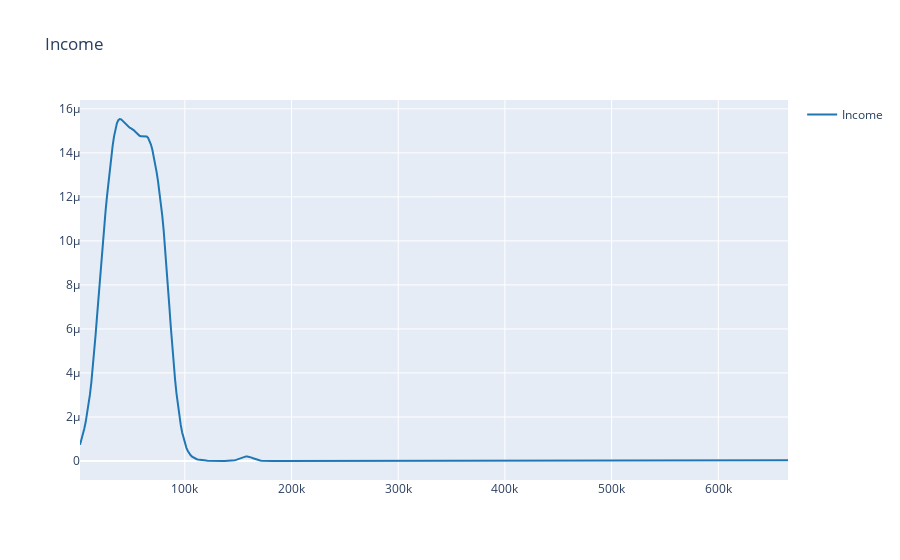

Write notebook code for a chart like this one.
### Code cell
fig = ff.create_distplot(
    hist_data=[data["Income"]],
    group_labels=["Income"],
    show_hist=False,
    curve_type="kde",
    show_rug=False,
)
fig.update_layout(title="Income")
fig.show()

### Figure 1 — Plotly figure (JSON) as saved in the notebook; plotly's stock layout.template omitted (floating-point values rounded to 4 significant figures; data arrays with more than 128 entries replaced by an {"elided": "..."} marker saying what was removed)
{"data": [{"legendgroup": "Income", "marker": {"color": "rgb(31, 119, 180)"}, "mode": "lines", "name": "Income", "showlegend": true, "type": "scatter", "x": {"elided": "500 float values"}, "xaxis": "x", "y": {"elided": "500 float values"}, "yaxis": "y"}], "layout": {"barmode": "overlay", "hovermode": "closest", "legend": {"traceorder": "reversed"}, "title": {"text": "Income"}, "xaxis": {"anchor": "y2", "domain": [0, 1], "zeroline": false}, "yaxis": {"anchor": "free", "domain": [0, 1], "position": 0}}}
